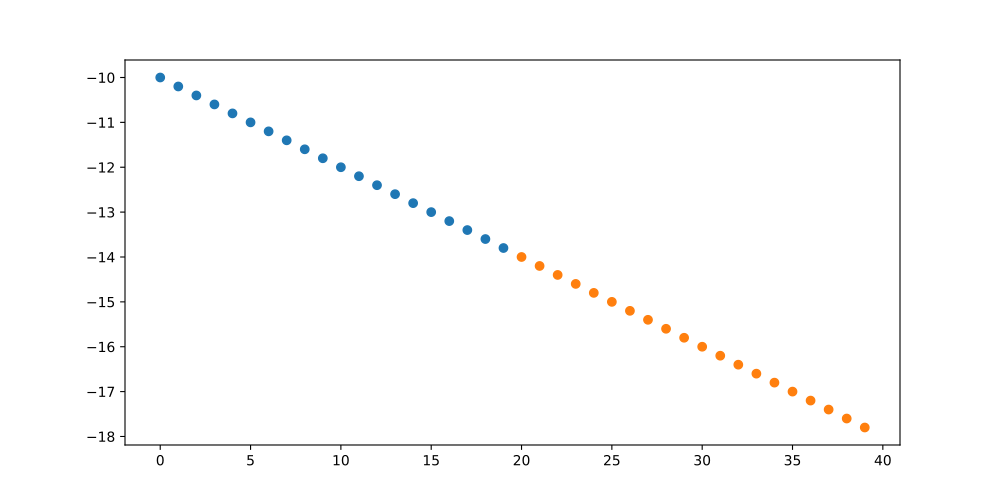

Here is the Python script that generated this plot:
import matplotlib.pyplot as plt
from dsfaker.generators.autoincrement import Autoincrement
x = Autoincrement()
y = Autoincrement(start=-10, step=-0.2, dtype=np.float32)
fig, ax = plt.subplots(figsize=(10,5))
ax.plot(x.get_batch(20), y.get_batch(20), 'o')
ax.plot(x.get_batch(20), y.get_batch(20), 'o')
plt.show()
